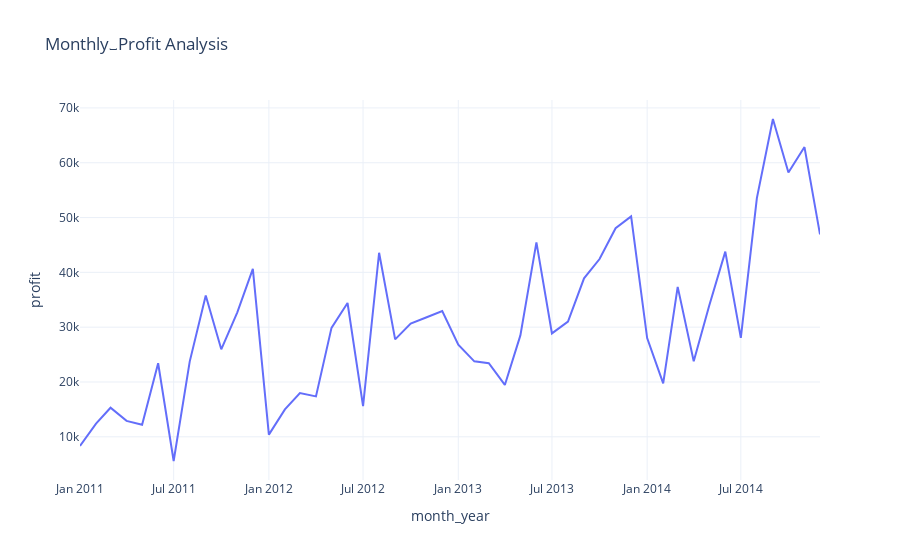

The cell this chart's notebook holds for it:
### Markdown cell above
• Phones has highest sales

### Code cell
profit_by_month = data.groupby('month_year')['profit'].sum().reset_index()
fig = px.line(profit_by_month, x='month_year', y='profit', title='Monthly␣Profit Analysis')
fig.show()

### Figure 1 — Plotly figure (JSON) as saved in the notebook; plotly's stock layout.template omitted (floating-point values rounded to 4 significant figures)
{"data": [{"hovertemplate": "month_year=%{x}<br>profit=%{y}<extra></extra>", "legendgroup": "", "line": {"color": "#636efa", "dash": "solid"}, "marker": {"symbol": "circle"}, "mode": "lines", "name": "", "orientation": "v", "showlegend": false, "type": "scatter", "x": ["11-01", "11-02", "11-03", "11-04", "11-05", "11-06", "11-07", "11-08", "11-09", "11-10", "11-11", "11-12", "12-01", "12-02", "12-03", "12-04", "12-05", "12-06", "12-07", "12-08", "12-09", "12-10", "12-11", "12-12", "13-01", "13-02", "13-03", "13-04", "13-05", "13-06", "13-07", "13-08", "13-09", "13-10", "13-11", "13-12", "14-01", "14-02", "14-03", "14-04", "14-05", "14-06", "14-07", "14-08", "14-09", "14-10", "14-11", "14-12"], "xaxis": "x", "y": [8322.0, 12420.0, 15300.0, 12900.0, 12180.0, 23420.0, 5585.0, 23710.0, 35780.0, 25960.0, 32710.0, 40650.0, 10400.0, 15000.0, 17990.0, 17370.0, 29880.0, 34410.0, 15590.0, 43570.0, 27780.0, 30660.0, 31820.0, 32950.0, 26810.0, 23760.0, 23430.0, 19460.0, 28500.0, 45480.0, 28860.0, 31020.0, 38910.0, 42430.0, 48060.0, 50200.0, 28000.0, 19750.0, 37360.0, 23780.0, 33950.0, 43780.0, 28040.0, 53540.0, 67980.0, 58210.0, 62860.0, 46920.0], "yaxis": "y"}], "layout": {"legend": {"tracegroupgap": 0}, "title": {"text": "Monthly␣Profit Analysis"}, "xaxis": {"anchor": "y", "domain": [0, 1], "title": {"text": "month_year"}}, "yaxis": {"anchor": "x", "domain": [0, 1], "title": {"text": "profit"}}}}
